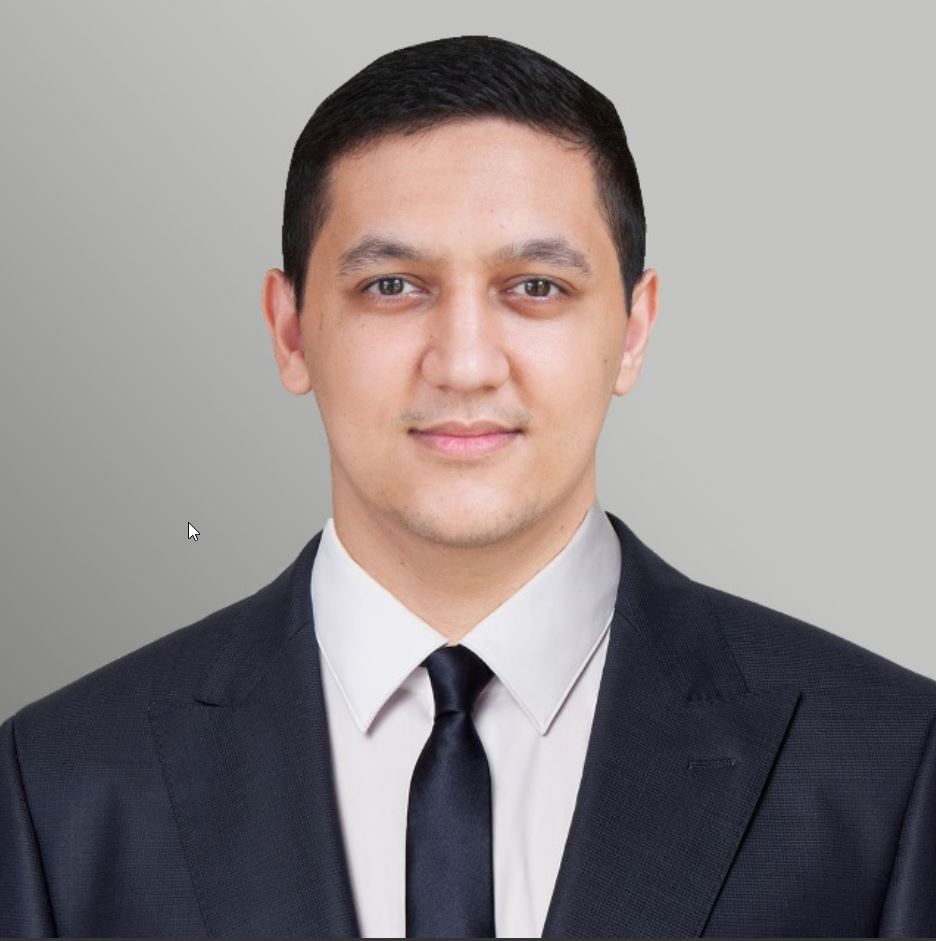
#> input picture Opencv/img.jpg, 936 x 941 px
$ jupyter execute 'picture animator.ipynb'   (older library calls are emulated)
#> lines starting #> are read from the running program, lines starting #| are printed output that depends on the picture; after the words box and inside, x2 and y2 are one past the last pixel; in counts of white or black regions, pixels touching at a corner belong together
[cell 1]
import cv2

img = cv2.imread('img.jpg')
#> img is the input picture: shape (941, 936, 3); mean B, G, R 138.8, 138.2, 145.3

[cell 2]
grayimg = cv2.cvtColor(img, cv2.COLOR_BGR2GRAY)
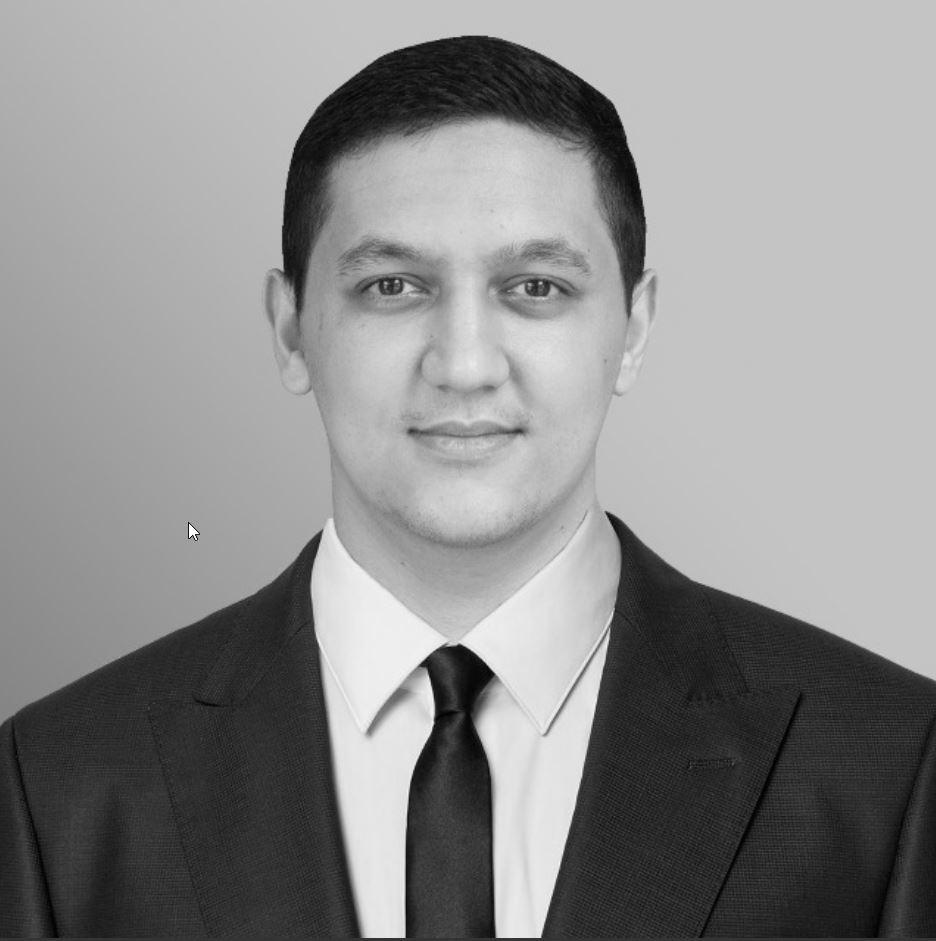
#> grayimg: shape (941, 936); min 0, max 255, mean 140.5
grayimg = cv2.medianBlur(grayimg, 5)

[cell 3]
edges = cv2.Laplacian(grayimg, cv2.CV_8U, ksize=5)
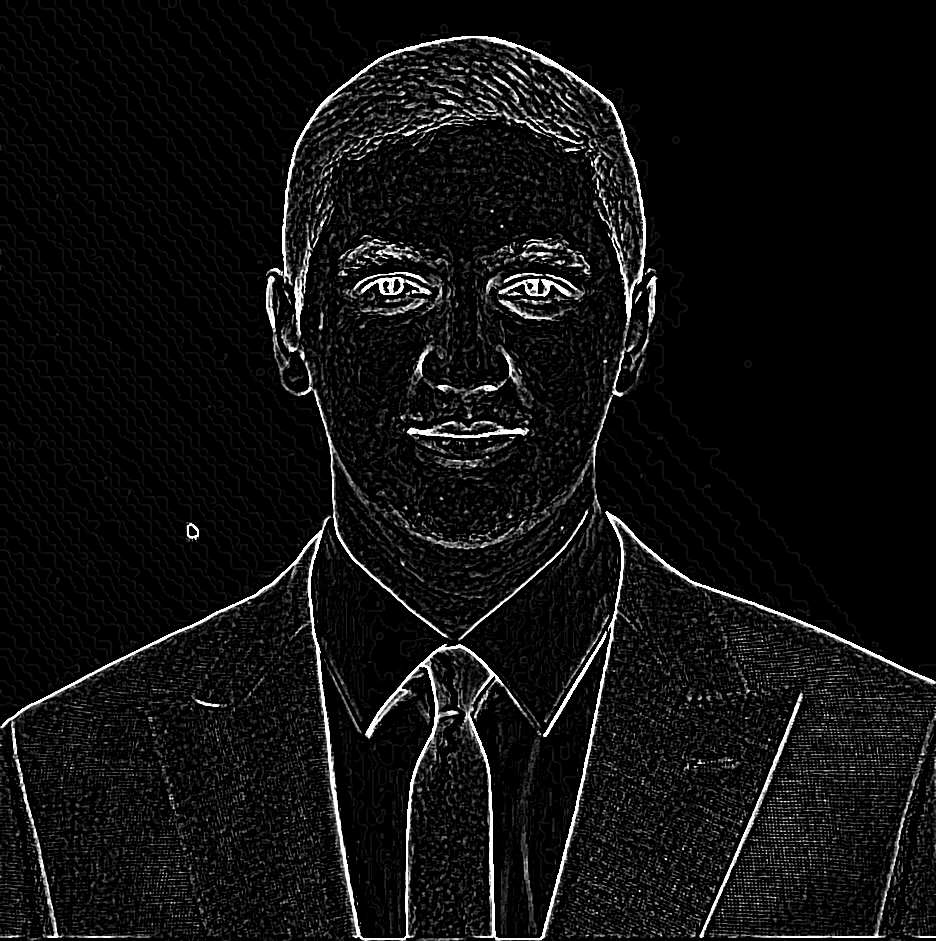
#> edges: shape (941, 936); min 0, max 255, mean 15.9

r, mask = cv2.threshold(edges, 100, 255, cv2.THRESH_BINARY_INV)
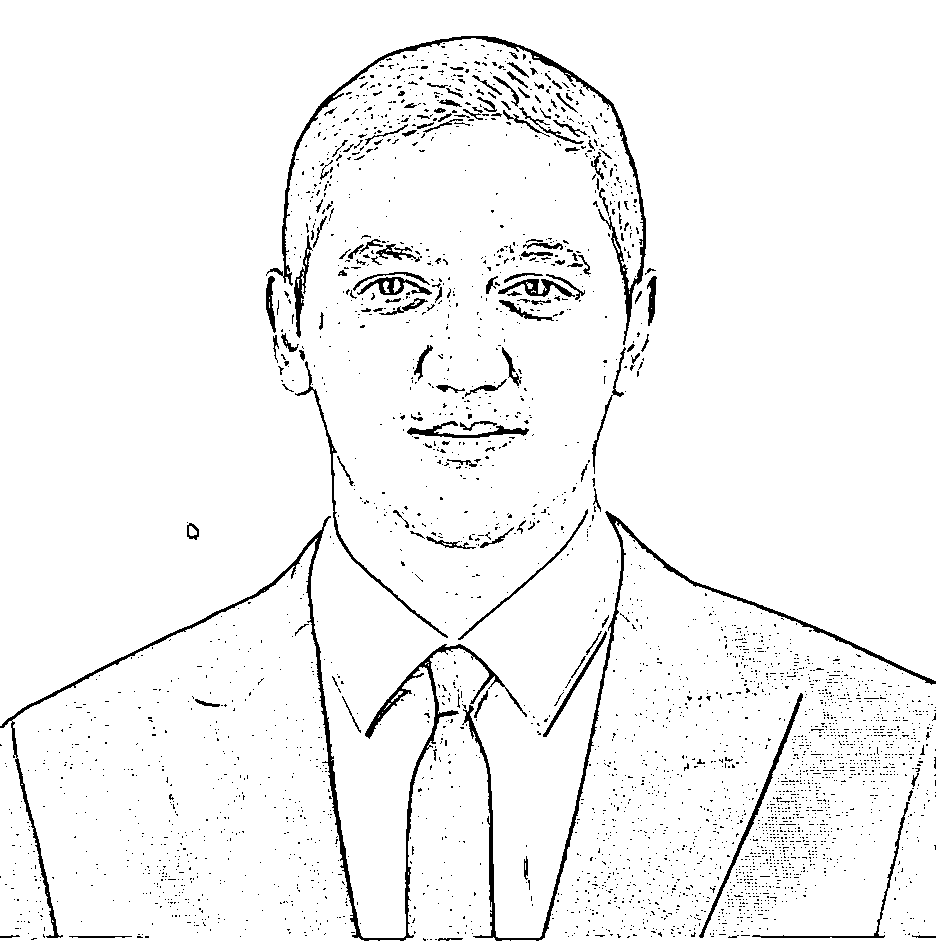
#> mask: shape (941, 936); 95.8% white; 3300 black regions (3159 under 20 px), largest, box (x1, y1, x2, y2) and area: (0, 516, 527, 941) 6237, (462, 511, 936, 941) 3998, (266, 36, 646, 345) 3458

img2 = cv2.bitwise_and(img, img, mask=mask)
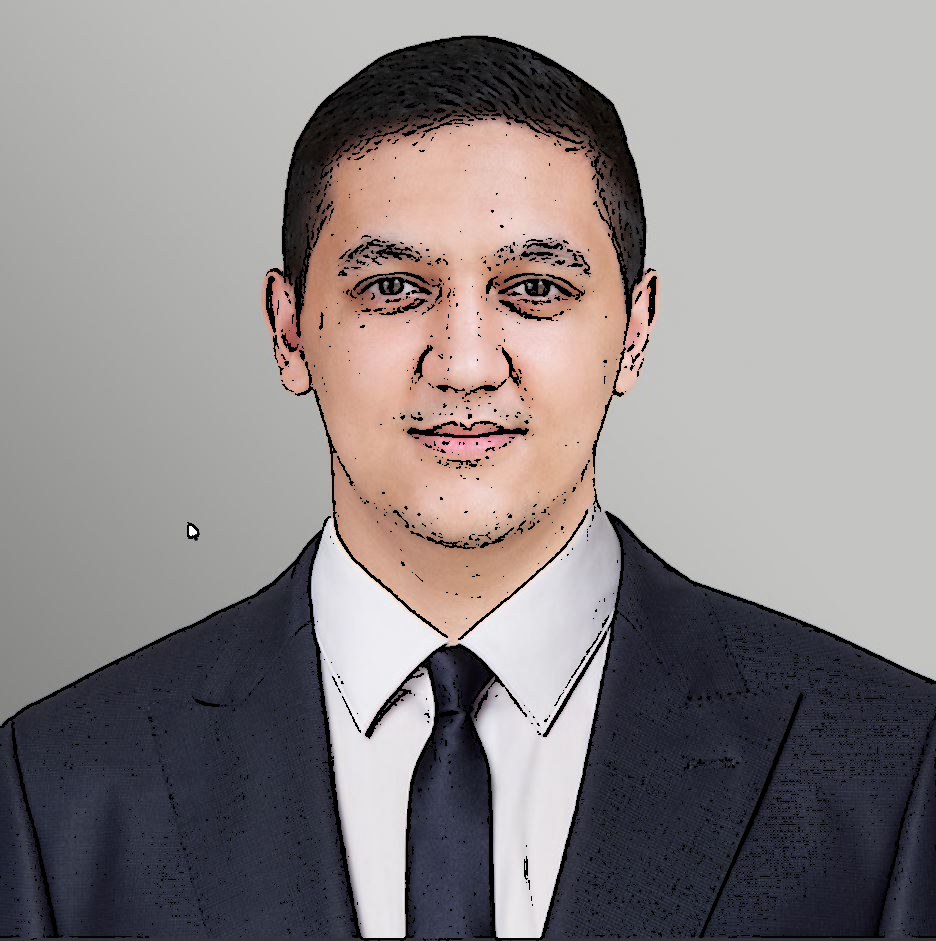
#> img2: shape (941, 936, 3); mean B, G, R 135.7, 135.2, 141.6
img2 = cv2.medianBlur(img2, 5)

cv2.imwrite('cartooned.jpg', mask)
#> Out = True
